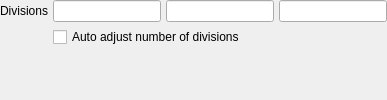
         <widget class="QWidget" name="quadric_clustering">
          <layout class="QGridLayout" name="gridLayout_30">
           <property name="margin">
            <number>0</number>
           </property>
           <property name="spacing">
            <number>5</number>
           </property>
           <item row="0" column="0">
            <widget class="QLabel" name="label_61">
             <property name="text">
              <string>Divisions</string>
             </property>
             <property name="alignment">
              <set>Qt::AlignRight|Qt::AlignTrailing|Qt::AlignVCenter</set>
             </property>
            </widget>
           </item>
           <item row="0" column="2">
            <widget class="QLineEdit" name="lineedit_quadric_clustering_divisions_y"/>
           </item>
           <item row="0" column="1">
            <widget class="QLineEdit" name="lineedit_quadric_clustering_divisions_x"/>
           </item>
           <item row="2" column="0">
            <spacer name="verticalSpacer_26">
             <property name="orientation">
              <enum>Qt::Vertical</enum>
             </property>
             <property name="sizeHint" stdset="0">
              <size>
               <width>20</width>
               <height>40</height>
              </size>
             </property>
            </spacer>
           </item>
           <item row="0" column="3">
            <widget class="QLineEdit" name="lineedit_quadric_clustering_divisions_z"/>
           </item>
           <item row="1" column="1" colspan="3">
            <widget class="QCheckBox" name="checkbox_quadric_clustering_auto_adjust_divisions">
             <property name="text">
              <string>Auto adjust number of divisions</string>
             </property>
            </widget>
           </item>
          </layout>
         </widget>
